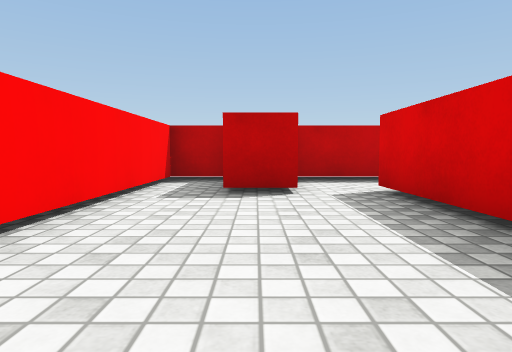
view 1 (above)

12 first-person views from a walk through a 3-D level made in the Unity game engine. The camera is 0.55 m above the floor, tilts 4° down and sees 75° across. The floor is counted in squares, 1 m on a side. Each view is taken from the middle of a square. On the plan, view 1 faces up. The plan holds only what a view shows up to about 9 squares ahead; the rest is blank. Surface patterns are stand-ins for the level's own textures.

view 2
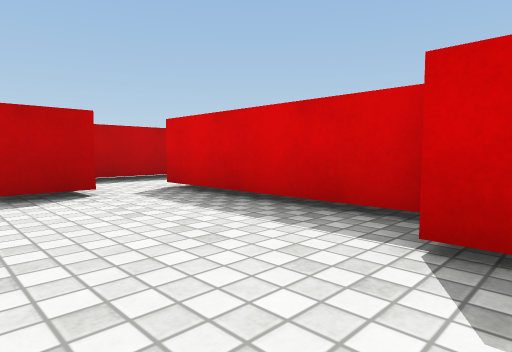

view 3
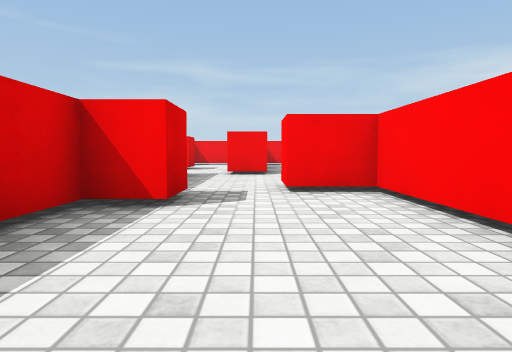

view 4
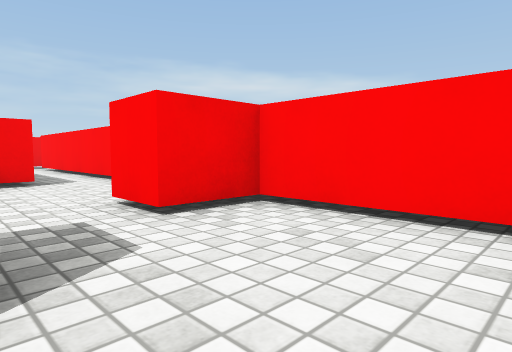

view 5
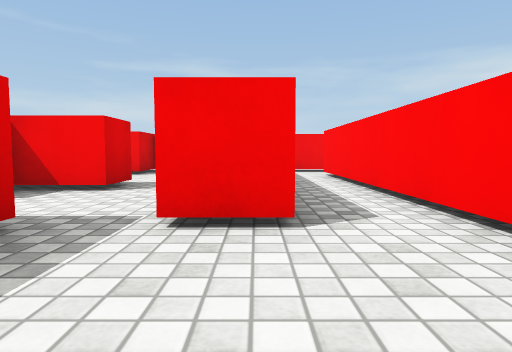

view 6
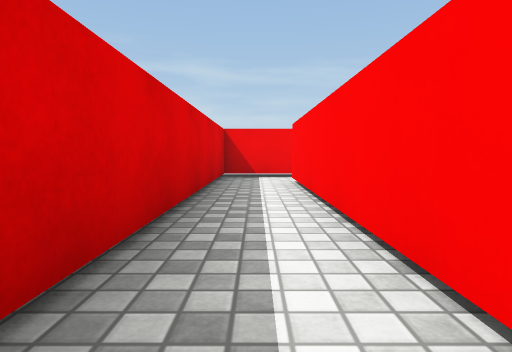

view 7
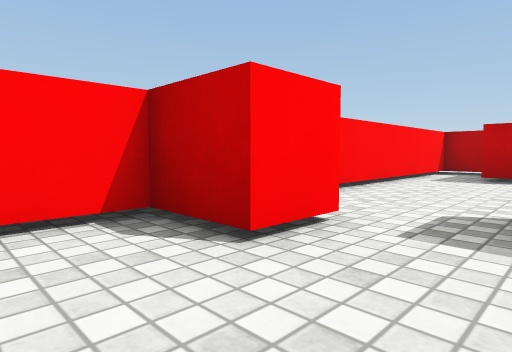

view 8
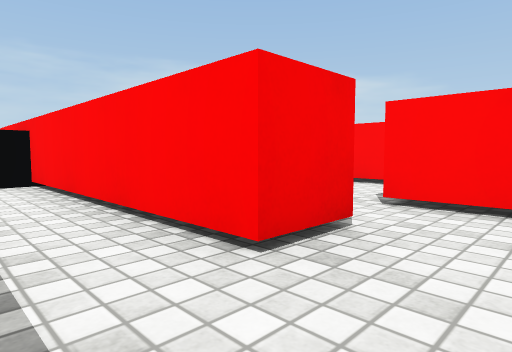

view 9
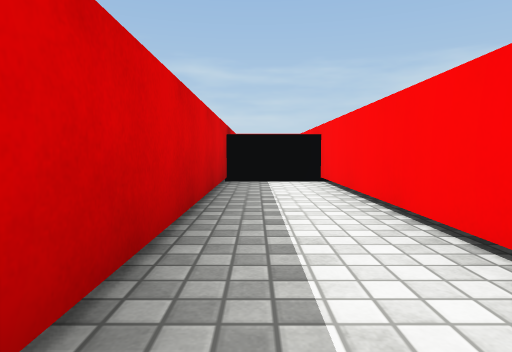

view 10
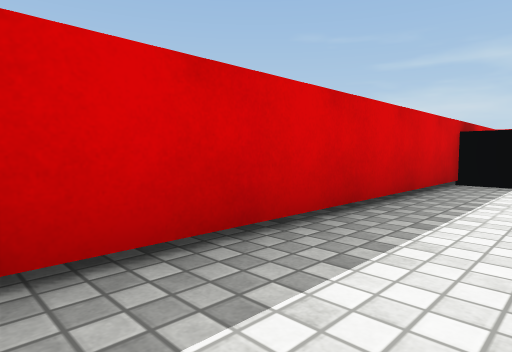

view 11
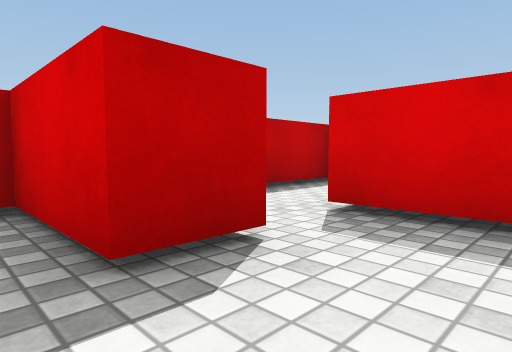

view 12
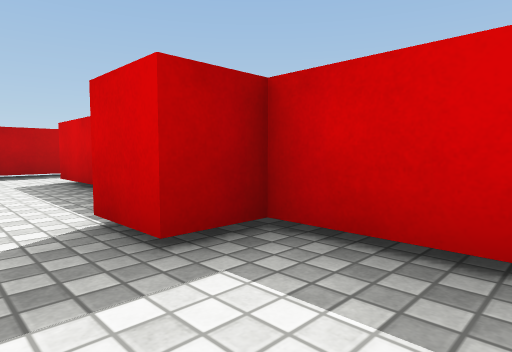

### Floor plan
Points are (right, up) in squares from view 1. A wall is a line through its corners. A room is listed if a view was taken in it or the views show most of it. See-through windows are left out.
Room 1 (views 1, 2, 3, 4, 5, 6, 7, 10, 11, 12)
walls: (1.8, -1.9) (1.8, 4.8) (2.8, 4.8); (-0.4, -4.4) (0.8, -4.4); (3.4, 6.5) (-1.7, 6.5) (-1.7, -10.4); (-1.9, -11.5) (-0.3, -11.5) (-0.3, -4.9)
ways out: opening at (2.5, 5.5) to room 2; opening at (-2, -11); opening at (1, -4)
objects: red block (-1, -1); red block (0, 5) to (0, 6); red block (1, 0)
Room 2 (views 8, 9)
walls: (4.6, -0.5) (4.6, 5.9); (2.8, 4.8) (2.8, -0.5); (4.6, 6.5) (3.4, 6.5)
ways out: opening at (2.5, 5.5) to room 1
objects: black block (3, -1) to (4, -1)

Positions as (right, up) in squares from view 1, and headings:
1: (0, 0), facing up
2: (-1, 0), facing up-right
3: (0, 4), facing down
4: (1, 2), facing down-left
5: (0, -2), facing down
6: (-1, -4), facing down
7: (1, -3), facing up-left
8: (4, 6), facing down-left
9: (4, 6), facing down
10: (3, 6), facing down-right
11: (-1, 3), facing up-right
12: (0, -2), facing up-right
